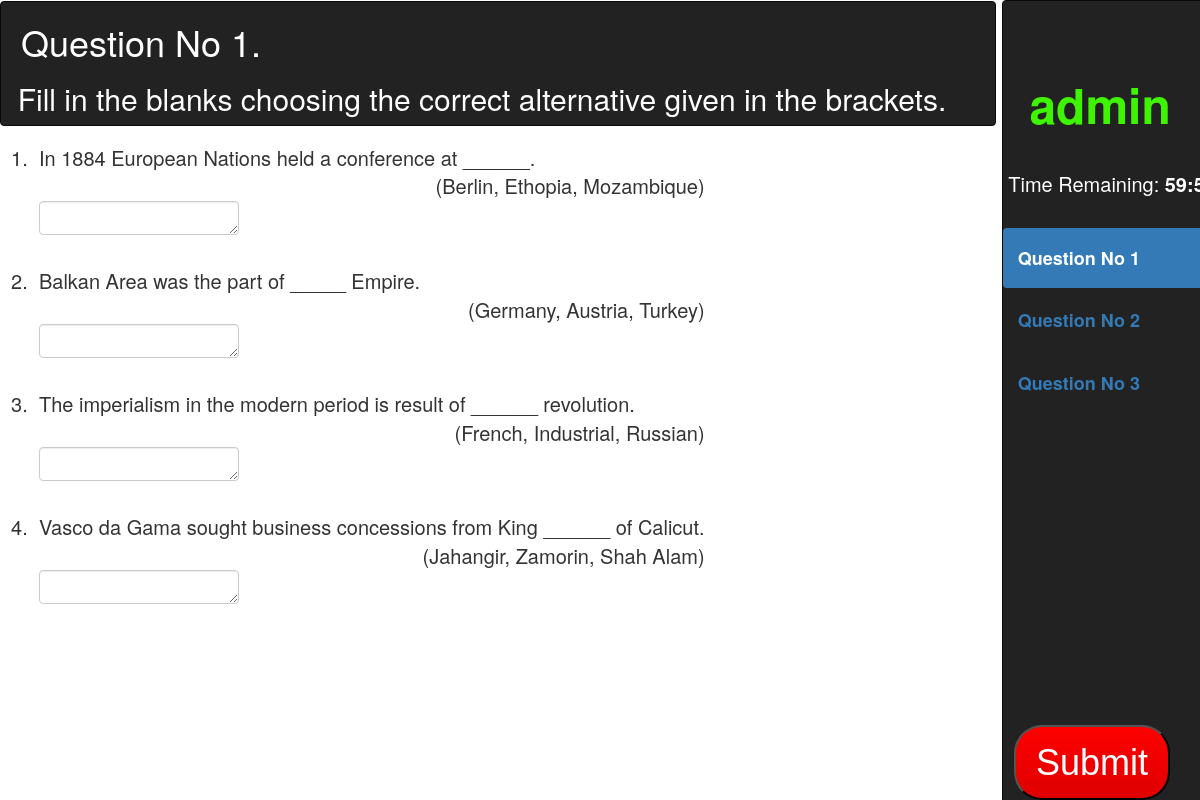
Screenshot of /student/ (signed in) with the database file from the repository.
### moderator/models.py (models this page shows, shortened)
class Question(models.Model):
    q = models.CharField(max_length=25)
    question = models.CharField(max_length=1000)
    prev_ppr = models.CharField(max_length=25, blank=True, null=True)
    options = models.CharField(max_length=500, blank=True, null=True)
    answer = models.CharField(max_length=5000)
    c_ky = models.CharField(max_length=500, blank=True, null=True)
    v_ky = models.CharField(max_length=500, blank=True, null=True)

### student/views.py (the view)
@login_required(login_url='/student/login/')
def indexx(request):
    questions = QuestionPaper.objects.all().last()
    q11 = questions.q11
    q11 = Question.objects.filter(q=q11)
    q11_op = q11[0].options
    q11 = q11[0].question
    q12 = questions.q12
    q12 = Question.objects.filter(q=q12)
    q12_op = q12[0].options
    q12 = q12[0].question
    q13 = questions.q13
    q13 = Question.objects.filter(q=q13)
    q13_op = q13[0].options
    q13 = q13[0].question
    q14 = questions.q14
    q14 = Question.objects.filter(q=q14)
    q14_op = q14[0].options
    q14 = q14[0].question
    q21 = questions.q21
    q21 = Question.objects.filter(q=q21)
    q21 = q21[0].question
    q22 = questions.q22
    q22 = Question.objects.filter(q=q22)
    q22 = q22[0].question
    q23 = questions.q23
    q23 = Question.objects.filter(q=q23)
    q23 = q23[0].question
    q24 = questions.q24
    q24 = Question.objects.filter(q=q24)
    q24 = q24[0].question
    q25 = questions.q25
    q25 = Question.objects.filter(q=q25)
    q25 = q25[0].question
    q31 = questions.q31
    q31 = Question.objects.filter(q=q31)
    q31 = q31[0].question
    q32 = questions.q32
    q32 = Question.objects.filter(q=q32)
    q32 = q32[0].question
    q33 = questions.q33
    q33 = Question.objects.filter(q=q33)
    q33 = q33[0].question
    q34 = questions.q34
    q34 = Question.objects.filter(q=q34)
    q34 = q34[0].question
    q35 = questions.q35
    q35 = Question.objects.filter(q=q35)
    q35 = q35[0].question
    context = {
        'q11': q11,
        'q11_op': q11_op,
        'q12': q12,
        'q12_op': q12_op,
        'q13': q13,
        'q13_op': q13_op,
        'q14': q14,
        'q14_op': q14_op,
        'q21': q21,
        'q22': q22,
        'q23': q23,
        'q24': q24,
        'q25': q25,
        'q31': q31,
        'q32': q32,
        'q33': q33,
        'q34': q34,
        'q35': q35,
    }
    return render(request, 'student/student_answer_form.html', context)

### student/templates/student/student_answer_form.html (shortened to what this page needs)
{% load static %}
<!DOCTYPE html>
<html lang="en">
    <head>
        <link href="{% static 'css/bootstrap.min.css' %}" rel="stylesheet">
        <link rel="stylesheet" href="{% static 'css/style2.css' %}">
        <link rel="stylesheet" href="{% static 'css/sweetalert.css' %}" type="text/css">
    </head>
    <body>
        <div class="container-fluid">
            <div class="row">
                <div class="col-sm-3 col-lg-2 col-sm-push-10 col-lg-push-11">
                    <nav class="navbar navbar-inverse" style="width: 220px; float: right; padding: 0;">
                        <br><br>
                        {% if user.is_authenticated %}
                            <h1 style="color:#3FF400; font-size: 48px;"><b>&nbsp&nbsp{{ user.username }}</b></h1>
                        {% endif %}
                        <br>
                        <span style="color: white; align-content: center;">&nbsp;Time Remaining: <b id="timer">59:59</b></span>
                        <br>
                        <br>
                        <ul class="nav nav-pills nav-stacked">
                            <li role="presentation" class="active">
                                        <a href="#question1" aria-controls="home" role="tab" data-toggle="tab">
                                            <h4><b>Question No 1</b></h4>
                                        </a>
                                    </li>
                                    <li role="presentation">
                                        <a href="#question2" aria-controls="profile" role="tab" data-toggle="tab">
                                            <h4><b>Question No 2</b></h4>
                                        </a>
                                    </li>
                                    <li role="presentation">
                                        <a href="#question3" aria-controls="messages" role="tab" data-toggle="tab">
                                            <h4><b>Question No 3</b></h4>
                                        </a>
                                    </li>
                                </ul>
                                <br><br><br><br><br><br><br><br><br><br><br><br><br><br><br><br><br><br><br><br><br><br><br><br>
                            </nav>
                        </div>
                        {% block content %}
                            <form method="POST" id="new_user_form" action="/student/result/">
                                    <fieldset class="tab-content" id="my-panes">
                                        <fieldset role="form1" class="tab-pane active" id="question1">
                                            <nav class="navbar navbar-inverse">
                                                <h1>&nbsp&nbspQuestion No 1.</h1>
                                                <h2>&nbsp&nbspFill in the blanks choosing the correct alternative given in the brackets.</h2>
                                            </nav>
                                            <br><br><br><br><br>
                                            <table align="centre">
                                                <tr>
                                                    <td>
                                                        &nbsp&nbsp1.&nbsp&nbsp
                                                    </td>
                                                    <td>
                                                        {{ q11 }}
                                                    </td>
                                                </tr>
                                                <tr text-align="right">
                                                    <td  colspan="2" align="right">
                                                        ({{q11_op}})
                                                    </td>
                                                </tr>
                                                <tr>
                                                    <td></td>
                                                    <td>
                                                        <textarea class="form-control textarea" rows="1" name="q11" id="q11"></textarea>
                                                    </td>
                                                </tr>
                                                <tr>
                                                    <td bgcolor="#FFFFFF" style="line-height:32px;" colspan=3>&nbsp;</td>
                                                </tr>
                                                <tr>
                                                    <td>
                                                        &nbsp&nbsp2.&nbsp&nbsp
                                                    </td>
                                                    <td>
                                                        {{ q12 }}
                                                    </td>
                                                </tr>
                                                <tr text-align="right">
                                                    <td  colspan="2" align="right">
                                                        ({{q12_op}})
                                                    </td>
                                                </tr>
                                                <tr>
                                                    <td></td>
                                                    <td>
                                                        <textarea class="form-control textarea" rows="1" name="q12" id="q12"></textarea>
                                                    </td>
                                                </tr>
                                                <tr>
                                                    <td bgcolor="#FFFFFF" style="line-height:32px;" colspan=3>&nbsp;</td>
                                                </tr>
                                                <tr>
                                                    <td>
                                                        &nbsp&nbsp3.&nbsp&nbsp
                                                    </td>
                                                    <td>
                                                        {{ q13 }}
                                                    </td>
                                                </tr>
                                                <tr text-align="right">
                                                    <td  colspan="2" align="right">
                                                        ({{q13_op}})
                                                    </td>
                                                </tr>
                                                <tr>
                                                    <td></td>
                                                    <td>
                                                        <textarea class="form-control textarea" rows="1" name="q13" id="q13"></textarea>
                                                    </td>
                                                </tr>
                                                <tr>
                                                    <td bgcolor="#FFFFFF" style="line-height:32px;" colspan=3>&nbsp;</td>
                                                </tr>
                                                <tr>
                                                    <td>
                                                        &nbsp&nbsp4.&nbsp&nbsp
                                                    </td>
                                                    <td>
                                                        {{ q14 }}
                                                    </td>
                                                </tr>
                                                <tr text-align="right">
                                                    <td  colspan="2" align="right">
                                                        ({{q14_op}})
                                                    </td>
                                                </tr>
                                                <tr>
                                                    <td></td>
                                                    <td>
                                                        <textarea class="form-control textarea" rows="1" name="q14" id="q14"></textarea>
                                                    </td>
                                                </tr>
                                            </table>
                                            <div class="footer navbar-inverse navbar-fixed-bottom">
                                                <div class="container">
                                                    <button class="btnn pull-right" href="{% url 'login' %}" type="submit"value="Submit">
                                                        Submit
                                                    </button>
                                                </div>
                                            </div>
                                        </fieldset>
                            </fieldset>
                            </form>
            </div>
        </div>
        {% endblock %}
    </body>
</html>

### student/static/css/style2.css (style rules this page uses)
body { font-size: 20px; }
h1,h2 { color: white; }
.footer { background-color:transparent; }
.btnn { background: #f52020; background-image: -webkit-linear-gradient(top, #f52020, #ff0000); background-image: -moz-linear-gradient(top, #f52020, #ff0000); background-image: -ms-linear-gradient(top, #f52020, #ff0000); background-image: -o-linear-gradient(top, #f52020, #ff0000); background-image: linear-gradient(to bottom, #f52020, #ff0000); -webkit-border-radius: 9; -moz-border-radius: 9; border-radius: 9px; font-family: Arial; color: #ffffff; font-size: 32px; padding: 10px 20px 10px 20px; text-decoration: none; }
.btnn { background: #ff0000; background-image: -webkit-linear-gradient(top, #ff0000, #de0000); background-image: -moz-linear-gradient(top, #ff0000, #de0000); background-image: -ms-linear-gradient(top, #ff0000, #de0000); background-image: -o-linear-gradient(top, #ff0000, #de0000); background-image: linear-gradient(to bottom, #ff0000, #de0000); -webkit-border-radius: 28; -moz-border-radius: 28; border-radius: 28px; font-family: Arial; color: #ffffff; font-size: 36px; padding: 10px 20px 10px 20px; text-decoration: none; }
.row { width: 92%; }
.tab-content { width: 85%; }
.tab-pane { width: 100%; }
.textarea { width: 1000px; }
#q11,#q12,#q13,#q14 { width: 200px; }
.navbar { position: fixed; width: 83%; }
.nav { position: fixed; width: 215px; }

### rows the page displays
Question: question "In 1884 European Nations held a conference at ______.", options "Berlin, Ethopia, Mozambique"
Question: question "Balkan Area was the part of _____ Empire.", options "Germany, Austria, Turkey"
Question: question "The imperialism in the modern period is result of ______ revolution.", options "French, Industrial, Russian"
Question: question "Vasco da Gama sought business concessions from King ______ of Calicut.", options "Jahangir, Zamorin, Shah Alam"

### other values shown
{{ user.username }} "admin"
